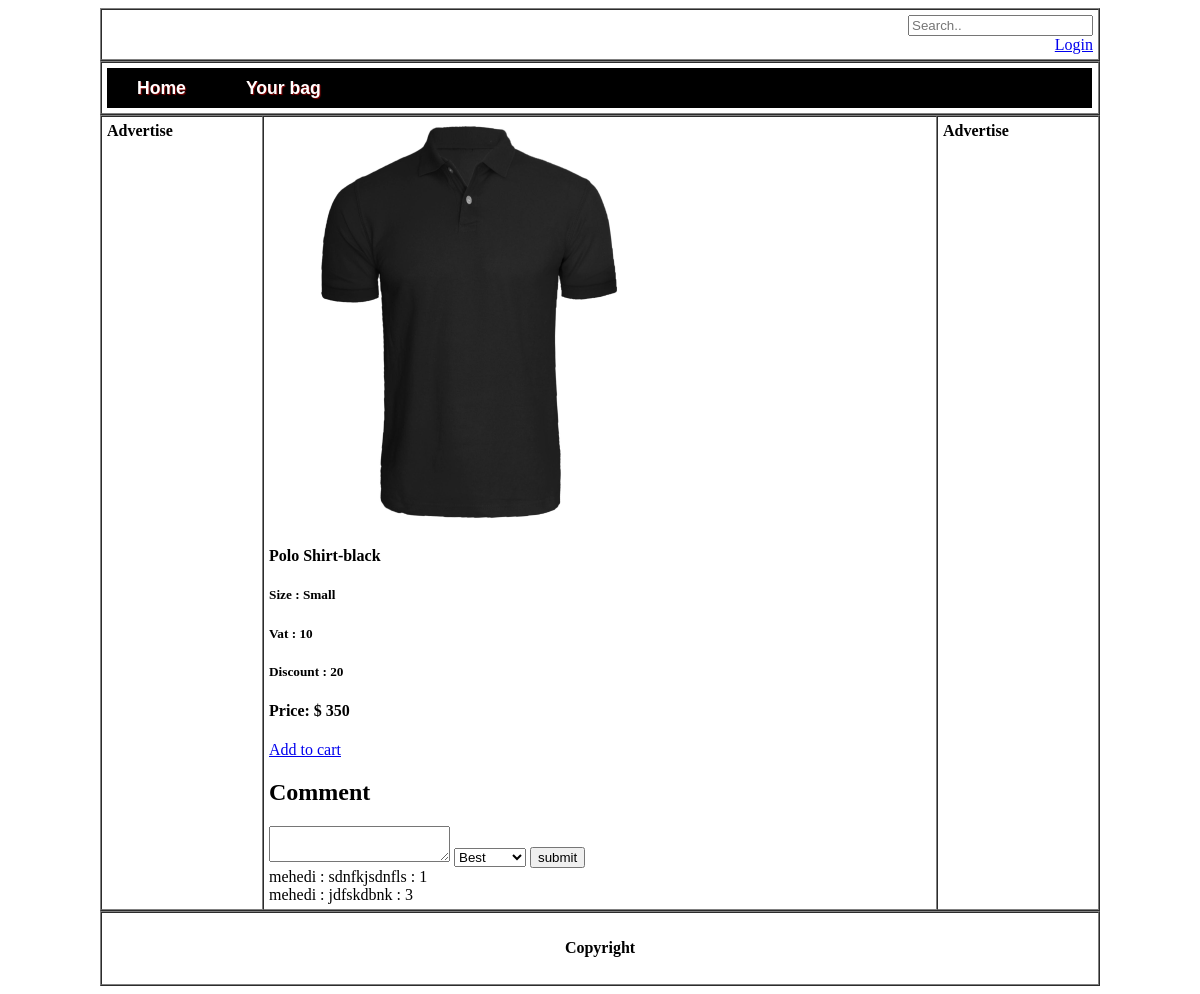
The page /user/details.php?id=1 on the database its author committed.
### tables this page shows
CREATE TABLE IF NOT EXISTS `product` (
  `product_id` int(11) NOT NULL AUTO_INCREMENT,
  `p_name` varchar(30) DEFAULT NULL,
  `price` double NOT NULL,
  `vat` double NOT NULL,
  `discount` double NOT NULL,
  `picture` varchar(150) NOT NULL,
  `details` varchar(20) NOT NULL,
  `quantity` int(11) NOT NULL,
  `subcategory_id` int(11) NOT NULL,
  `size_id` int(11) NOT NULL,
  PRIMARY KEY (`product_id`),
  KEY `sub-category_id` (`subcategory_id`,`size_id`),
  KEY `size_id` (`size_id`)
);

CREATE TABLE IF NOT EXISTS `subcategory` (
  `subcategory_id` int(11) NOT NULL AUTO_INCREMENT,
  `name` varchar(30) NOT NULL,
  `category_id` int(11) NOT NULL,
  PRIMARY KEY (`subcategory_id`),
  KEY `category_id` (`category_id`)
);

CREATE TABLE IF NOT EXISTS `size` (
  `size_id` int(11) NOT NULL AUTO_INCREMENT,
  `size_name` varchar(20) NOT NULL,
  PRIMARY KEY (`size_id`)
);

CREATE TABLE IF NOT EXISTS `comment` (
  `comment_id` int(11) NOT NULL AUTO_INCREMENT,
  `product_id` int(11) NOT NULL,
  `user_id` int(11) NOT NULL,
  `description` varchar(100) NOT NULL,
  `rating` int(11) NOT NULL,
  PRIMARY KEY (`comment_id`),
  KEY `product_id` (`product_id`,`user_id`),
  KEY `user_id` (`user_id`)
);

### dataAccessLayer/dalProduct.php (called while the page is built, shortened)
<?php
    class Product {
    public $product_id;
    public function DB()
    {
	    $connection = mysqli_connect("localhost","root","","project");
		return $connection;
	}
	public function SelectById()
		{
			$sql = "SELECT product.product_id, product.p_name, product.price, product.vat, product.discount,                    product.picture, product.details, product.quantity, subcategory.name, size.size_name
					FROM product,subcategory,size
					WHERE product.subcategory_id = subcategory.subcategory_id
					AND product.size_id = size.size_id
					AND product.product_id = '".$this->product_id."'";
			$sql = mysqli_query($this->DB(),$sql);
			while($d = mysqli_fetch_row($sql))
			{
				return $d;
			}
		}
}
?>

### dataAccessLayer/dalComment.php (called while the page is built, shortened)
<?php
	class Comment
	{
		public $Product_id;
		private function DB()
		{
			$connection = mysqli_connect("localhost","root","","project");
			return $connection;
		}
		public function View()
		{
			$sql = "SELECT login.user_name, comment.description, comment.rating
					FROM login,comment,product
					WHERE login.user_id = comment.user_id
					AND comment.product_id = product.product_id
					AND comment.product_id = '".$this->Product_id."'";
			$sql = mysqli_query($this->DB(),$sql);
			if(mysqli_num_rows($sql) > 0)
			{
				while($d = mysqli_fetch_row($sql))
				{
					$arr[] = $d;
				}
				return $arr;
			}
			else
				return NULL;
		}
	}
?>

### user/details.php (the view, shortened to what this page needs)
<?php
     require_once("../dataAccessLayer/dalSession.php");
	 require_once("../dataAccessLayer/dalComment.php");
	 require_once("../dataAccessLayer/dalProduct.php");
?>
<!DOCTYPE html>
<html>
<head>
</head>
<body>
<table align="center" border="1" height="20" width="1000" cellpadding="5" cellspacing="0">
<td align="right"> <input type="text" name="search" placeholder="Search..">
<?php  Session::AutoA(); ?> </h3> </td>
</table>
<table align="center" border="1" height="40" width="1000" cellpadding="5" cellspacing="0">
<td align="left">
<div id="menu">
<ul id="nav">
<li><a href="../index.php">Home</a></li>
<li><a href="checkout.php">Your bag</a></li>
</div>
</td>
</table>
<table align="center" border="1" height="450" width="1000" cellpadding="5" cellspacing="0">
  <tr>
    <td width="150" valign="top"><b>Advertise</b><br>
	</td>
	<td>
	<article id="mainview">
	<?php
    	$pro = new Product();
		$pro->product_id = $_GET['id'];
		$r = $pro->SelectById();
	?>
	<div id="images">
    	<img src="../image/<?php  print $r[5];?>" height="400" width="400">
    </div>
    <div id="description">
        <h4><?php print $r[8]."-".$r[1];?></h4>
        <h5>Size : <?php print $r[9];?></h5>
        <h5>Vat : <?php print $r[3];?></h5>
        <h5>Discount : <?php print $r[4];?></h5>
        <h4><strong id="price"> Price: $ <?php print $r[2];?></strong></h4>
        <a href="add_to_cart.php?id=<?php print $_GET['id'];?>">Add to cart</a>
        <h1>Comment</h1>
        <form action="#" method="post">
        	<textarea name="com"></textarea>
            <select name="rat">
            	<option value="5">Best</option>
            </select>
            <input type="submit" value="submit" name="sub">
       	</form>
    </div>
    <?php
		$c = new Comment();
		$c->Product_id = $_GET['id'];
    	$r = $c->View();
		for($i=0; $i<count($r); $i++)
		{
			echo $r[$i][0]." : ".$r[$i][1]." : ".$r[$i][2]."<br>";
		}
	?>
</article>
	</td>
	<td width="150" valign="top"><b>Advertise</b><br>
	</td>
	</tr>
</table>
<table align="center" border="1" height="50" width="1000" cellpadding="5" cellspacing="0">
<td align="center"><h4>Copyright</h4></td>
</table>
</body>
</html>

### dataAccessLayer/dalSession.php (shortened to what this page needs)
<?php
class Session
{
	public static function Get($key){
		if (isset($_SESSION[$key])) {
			return $_SESSION[$key];
		}
		else{
			return false;
		}
	}
	public static function AutoA(){
        if(self::Get("Mlogin")==false){
           echo "<div align='right' ><a href='login.php'>Login</a><div>";
        } else {
     	   echo "<div align='right' ><a href='?action=logout'>Logout</a><div>";
     	  if(isset($_GET['action']) && ($_GET['action']== "logout")){
			self::StopB();
		   }
       }
	}
}
?>

### user/details.php (style rules this page uses)
#menu { width: 700px; height: 40px; clear: both; }
ul#nav { float: left; width: 985px; margin: 0; padding: 0; list-style: none; background: #000000 }
ul#nav li { display: inline; }
ul#nav li a { float: left; font: bold 1.1em arial,verdana,tahoma,sans-serif; line-height: 40px; color: #fff; text-decoration: none; text-shadow: 1px 1px 1px #880000; margin: 0; padding: 0 30px; }

### rows shown on the page
product: picture (picture), subcategory.name "Polo Shirt", p_name "black", size.size_name "Small", vat "10", discount "20", price "350"
comment: user.user_name "mehedi", description "sdnfkjsdnfls", rating "1"
comment: user.user_name "mehedi", description "jdfskdbnk", rating "3"
